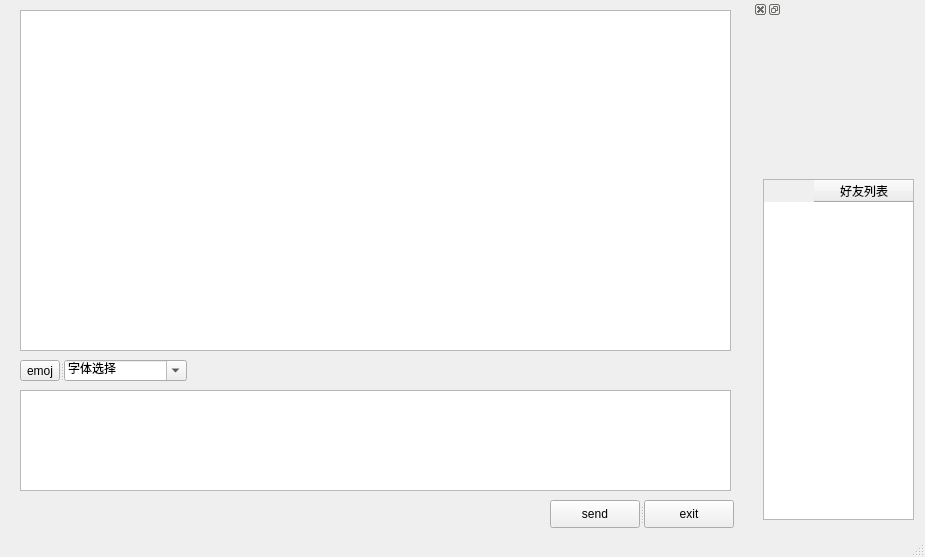
<?xml version="1.0" encoding="UTF-8"?>
<ui version="4.0">
 <class>mainWindow</class>
 <widget class="QMainWindow" name="mainWindow">
  <property name="geometry">
   <rect>
    <x>0</x>
    <y>0</y>
    <width>925</width>
    <height>557</height>
   </rect>
  </property>
  <property name="minimumSize">
   <size>
    <width>925</width>
    <height>557</height>
   </size>
  </property>
  <property name="maximumSize">
   <size>
    <width>935</width>
    <height>557</height>
   </size>
  </property>
  <property name="cursor">
   <cursorShape>ArrowCursor</cursorShape>
  </property>
  <property name="windowTitle">
   <string>WeChat</string>
  </property>
  <property name="documentMode">
   <bool>true</bool>
  </property>
  <property name="unifiedTitleAndToolBarOnMac">
   <bool>true</bool>
  </property>
  <widget class="QWidget" name="centralwidget">
   <widget class="QTextBrowser" name="textBrowser">
    <property name="geometry">
     <rect>
      <x>20</x>
      <y>10</y>
      <width>711</width>
      <height>341</height>
     </rect>
    </property>
    <property name="html">
     <string>&lt;!DOCTYPE HTML PUBLIC &quot;-//W3C//DTD HTML 4.0//EN&quot; &quot;http://www.w3.org/TR/REC-html40/strict.dtd&quot;&gt;
&lt;html&gt;&lt;head&gt;&lt;meta name=&quot;qrichtext&quot; content=&quot;1&quot; /&gt;&lt;style type=&quot;text/css&quot;&gt;
p, li { white-space: pre-wrap; }
&lt;/style&gt;&lt;/head&gt;&lt;body style=&quot; font-family:'SimSun'; font-size:9.07563pt; font-weight:400; font-style:normal;&quot;&gt;
&lt;p style=&quot;-qt-paragraph-type:empty; margin-top:0px; margin-bottom:0px; margin-left:0px; margin-right:0px; -qt-block-indent:0; text-indent:0px; font-size:9.07563pt;&quot;&gt;&lt;br /&gt;&lt;/p&gt;&lt;/body&gt;&lt;/html&gt;</string>
    </property>
   </widget>
   <widget class="QPlainTextEdit" name="plainTextEdit">
    <property name="geometry">
     <rect>
      <x>20</x>
      <y>390</y>
      <width>711</width>
      <height>101</height>
     </rect>
    </property>
    <property name="plainText">
     <string/>
    </property>
   </widget>
   <widget class="QSplitter" name="splitter">
    <property name="geometry">
     <rect>
      <x>550</x>
      <y>500</y>
      <width>184</width>
      <height>28</height>
     </rect>
    </property>
    <property name="orientation">
     <enum>Qt::Horizontal</enum>
    </property>
    <widget class="QPushButton" name="pushButtonSend">
     <property name="text">
      <string>send</string>
     </property>
     <property name="default">
      <bool>false</bool>
     </property>
     <property name="flat">
      <bool>false</bool>
     </property>
    </widget>
    <widget class="QPushButton" name="pushButtonExit">
     <property name="text">
      <string>exit</string>
     </property>
    </widget>
   </widget>
   <widget class="QSplitter" name="splitter_2">
    <property name="geometry">
     <rect>
      <x>20</x>
      <y>360</y>
      <width>167</width>
      <height>21</height>
     </rect>
    </property>
    <property name="orientation">
     <enum>Qt::Horizontal</enum>
    </property>
    <widget class="QToolButton" name="toolButton">
     <property name="maximumSize">
      <size>
       <width>16777215</width>
       <height>16777215</height>
      </size>
     </property>
     <property name="text">
      <string>emoj</string>
     </property>
    </widget>
    <widget class="QFontComboBox" name="fontComboBox">
     <property name="currentText">
      <string>字体选择</string>
     </property>
    </widget>
   </widget>
  </widget>
  <widget class="QStatusBar" name="statusbar"/>
  <widget class="QDockWidget" name="dockWidget">
   <property name="minimumSize">
    <size>
     <width>172</width>
     <height>532</height>
    </size>
   </property>
   <property name="maximumSize">
    <size>
     <width>172</width>
     <height>532</height>
    </size>
   </property>
   <property name="cursor">
    <cursorShape>ArrowCursor</cursorShape>
   </property>
   <property name="layoutDirection">
    <enum>Qt::RightToLeft</enum>
   </property>
   <property name="windowTitle">
    <string/>
   </property>
   <attribute name="dockWidgetArea">
    <number>2</number>
   </attribute>
   <widget class="QWidget" name="dockWidgetContents_2">
    <widget class="QLabel" name="label">
     <property name="geometry">
      <rect>
       <x>0</x>
       <y>0</y>
       <width>151</width>
       <height>151</height>
      </rect>
     </property>
     <property name="text">
      <string/>
     </property>
     <property name="pixmap">
      <pixmap>../img/Avatar_1.png</pixmap>
     </property>
    </widget>
    <widget class="QTableWidget" name="tableWidget">
     <property name="geometry">
      <rect>
       <x>10</x>
       <y>160</y>
       <width>151</width>
       <height>341</height>
      </rect>
     </property>
     <column>
      <property name="text">
       <string>好友列表</string>
      </property>
     </column>
    </widget>
   </widget>
  </widget>
 </widget>
 <resources/>
 <connections/>
</ui>
